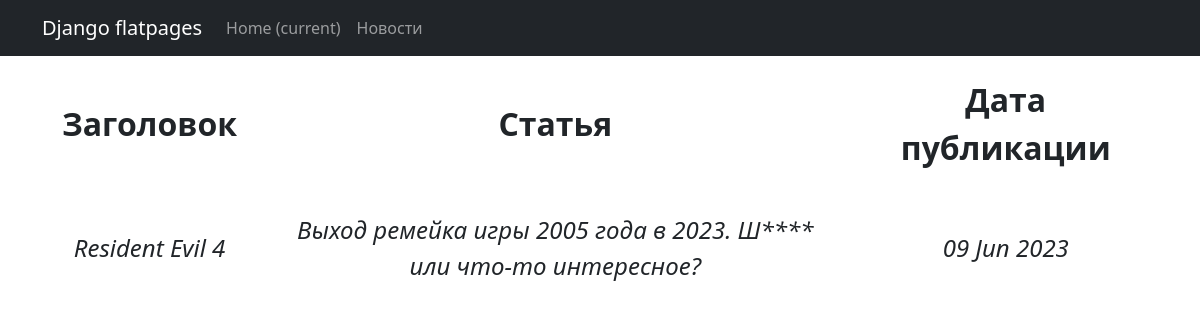
Page /news/4 on the committed database.
### News/models.py (models this page shows, shortened)
class Post(models.Model):
    author = models.ForeignKey(Author, on_delete=models.CASCADE)
    category = models.CharField(max_length=20, choices=CATEGORY_NEWS, default=ARTICLE)
    datetime = models.DateTimeField(auto_now_add=True)
    dopCategory = models.ManyToManyField(Category, through='PostCategory')
    heading = models.CharField(max_length=128)
    text = models.TextField()
    rating = models.SmallIntegerField(default=0)

### News/views.py (the view)
# urls.py: path('<int:pk>', PostDetail.as_view(), name='post_detail'),
class PostDetail(DetailView):
    model = Post
    template_name = 'newsone.html'
    context_object_name = 'newsone'

### News/templatetags/custom_filters.py (called while the page is built)
@register.filter(name='censor')
def censor(value):
    for word in bad_words:
        value = value.replace(word, word[0:1] + '*' * len(word))
    return value

### templates/newsone.html (shortened to what this page needs)
{% extends 'flatpages/default.html' %}
{% load custom_filters %}
{% block content %}
    {% if newsone %}
        <table align="center" cellpadding="20" width="100%">
            <tr>
                <td><strong><font size="6">Заголовок</font></strong></td>
                <td><strong><font size="6">Статья</font></strong></td>
                <td><strong><font size="6">Дата публикации</font></strong></td>
            </tr>
            <tr>
                <td><font size="5"><em>{{ newsone.heading|censor }}</em></font></td>
                <td><font size="5"><em>{{ newsone.text|censor}}</em></font></td>
                <td><font size="5"><em>{{ newsone.datetime|date:'d M Y' }}</em></font></td>
            </tr>
        </table>
    {% endif %}
{% endblock content %}

### rows in the picture
Post: heading|censor "Resident Evil 4", text|censor "Выход ремейка игры 2005 года в 2023. Ш**** или что-то интересное?", datetime "09 Jun 2023"
